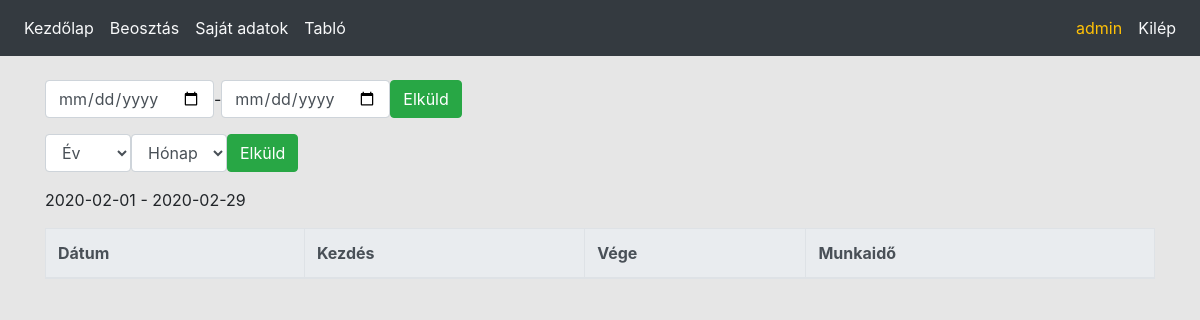
/own_time_table.php (signed in), run on an earlier commit of the app's database.
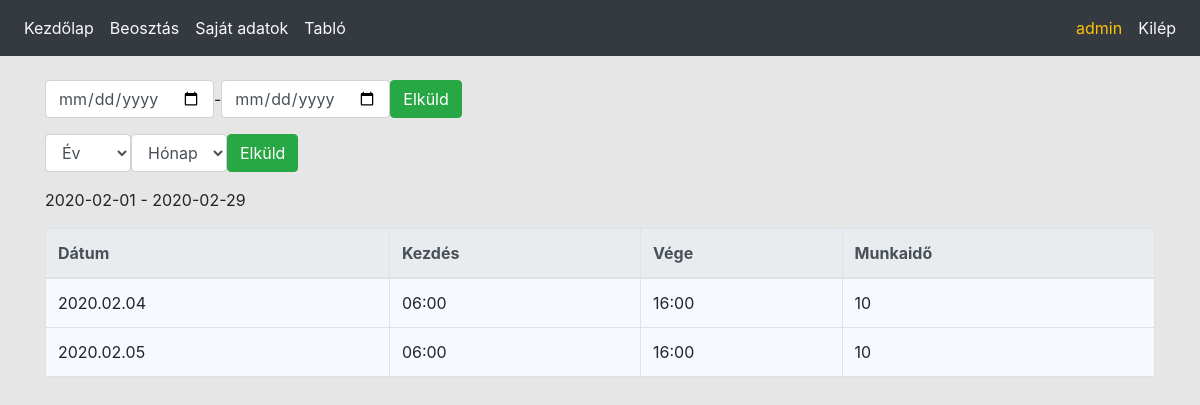
And on a later commit of the database.
### tables this page shows
CREATE TABLE IF NOT EXISTS `time_table` (
  `id` int(11) NOT NULL AUTO_INCREMENT,
  `user_id` int(11) NOT NULL,
  `start_date` datetime NOT NULL,
  `end_date` datetime DEFAULT NULL,
  `paid_leave` tinyint(1) DEFAULT 0,
  `sick_leave` tinyint(1) DEFAULT 0,
  `update_at` datetime NOT NULL DEFAULT current_timestamp(),
  PRIMARY KEY (`id`),
  KEY `user_id` (`user_id`)
);

### own_time_table.php (the view, shortened to what this page needs)
<?php
require_once('config/init.php');
$userid = $_SESSION['userid'];
if (!empty($_POST['year']) && (!empty($_POST['month']))){
     $year = $_POST['year'];
     $month = $_POST['month'];
     $start_date = $year.'-'.$month.'-01';
     $stop_date = getLastDay($start_date);
}else{
    if (!empty($_POST['start']) && (!empty($_POST['end']))){
        $start_date = $_POST['start'];
        $stop_date = $_POST['end'];
    }else{
        $date_now = date('Y-m-d');
        $start_date = getFirsDay($date_now);
        $stop_date = getLastDay($date_now);
    }
}
$years = array();
$months = array();
$sql = 'SELECT start_date FROM time_table WHERE user_id = '.$userid;
$res = $con -> query($sql);
while ($row = $res -> fetch_assoc()){
    $datum = strtotime($row['start_date']);
    if (!array_key_exists(date("Y", $datum), $years)){
        $years[date("Y", $datum)] = true;
    }
    if (!array_key_exists(date("m", $datum), $months)){
        $months[date("m", $datum)] = true;
    }
}
ksort($years);
ksort($months);
$selector = '<p><form class="form-inline" action="#" method="post">
    <select class="form-control" name="year">
    <option value="0">Év</option>';
    foreach ($years as $key => $value) {
        $selector .=  '<option value="'.$key.'">'.$key.'</option>';
    };
$selector .= '</select>
    <select class="form-control" name="month">
    <option value="0">Hónap</option>';
    foreach ($months as $key => $value) {
        $selector .=  '<option value="'.$key.'">'.$key.'</option>';
    };
$selector .='</select> <input class="btn btn-success" type="submit" value="Elküld"></form>';
$sql = 'SELECT * FROM time_table WHERE user_id = '.$userid.' AND start_date > "'.$start_date.'" AND start_date < "'.increaseDateDay($stop_date, 1).'" ORDER BY start_date ASC';
$res = $con -> query($sql);
$content = '<table class="table table-bordered table-hover">'
        . '<thead class="thead-light">'
        . '<tr>'
        . '<th>Dátum</th>'
        . '<th>Kezdés</th>'
        . '<th>Vége</th>'
        . '<th>Munkaidő</th>'
        . '</tr>'
        . '</thead>';
while ($row = $res -> fetch_assoc()){
    $workshift_start = strtotime($row['start_date']);
    $workshift_end = strtotime($row['end_date']);
    $working_time = $workshift_end - $workshift_start;
    $paid_leave = $row['paid_leave'];
    $sick_leave = $row['sick_leave'];
    if ($paid_leave){
        $content .='<tr>'
                . '<td>'.date("Y.m.d", $workshift_start).'</td>'
                . '<td>-</td>'
                . '<td>-</td>'
                . '<td>Fizetett szabadság</td>'
            . '</tr>';
    }else{
        if($sick_leave){
            $content .='<tr>'
                . '<td>'.date("Y.m.d", $workshift_start).'</td>'
                . '<td>-</td>'
                . '<td>-</td>'
                . '<td>Beteg szabadság</td>'
            . '</tr>';
        }else{
             $content .='<tr>'
                . '<td>'.date("Y.m.d", $workshift_start).'</td>'
                . '<td>'.date("H:i", $workshift_start).'</td>'
                . '<td title="'.date("Y.m.d", $workshift_end).'">'.date("H:i", $workshift_end).'</td>'
                . '<td>'.(($working_time/60)/60).'</td>'
            . '</tr>';
        }
    }
}
$content .='</table>';
printMenu();
echo '<div class="container">';
echo $selector;
echo '<p><p>'.$start_date .' - '. $stop_date;
echo $content;
echo '</div>';

### Config/functions.php (shortened to what this page needs)
<?php
function printHTML($html) {
    echo file_get_contents($html);
}
function isLogged() {
    if (!empty($_SESSION['userid'])) {
        return true;
    } else {
        return false;
    }
}
function isHaveRequiredPermission($requiredPermission) {
    $permission_ids = $_SESSION['permissionids'];
    $permissions = explode(',', $permission_ids);
    if (in_array($requiredPermission, $permissions)) {
        return true;
    }
    return false;
}
function printMenu() {
    $menu = file_get_contents('Html/menu.html');
    if (isLogged()) {
        $menuitems = '';
        if (isHaveRequiredPermission(2)) {
            $menuitems .= '<li class="nav-item"> <a class="nav-link text-light" href="own_time_table.php">Beosztás </a></li>';
        }
        if (isHaveRequiredPermission(1)) {
            $menuitems .= '<li class="nav-item"> <a class="nav-link text-light" href="userinfo.php">Saját adatok</a></li>';
        }
        if (isHaveRequiredPermission(9)) {
            $menuitems .= '<li class="nav-item"> <a class="nav-link text-light" href="tablo.php">Tabló</a></li>';
        }
        $menuitems .= '</ul></div>'
                . '<div class="navbar-collapse">'
                . '<ul class="navbar-nav ml-auto">'
                . '<span class="nav-link text-warning">' . $_SESSION['username'] . '</span>'
                . '<li class="nav-item"> <a class="nav-link text-light" href="logout.php"> Kilép</a> </li>'
                . '</ul>'
                . '</div>';
        $menu = str_replace('::ki_belepes', $menuitems, $menu);
    } else {
        $menu = str_replace('::ki_belepes', '<li class="nav-item">  <a class="nav-link text-light" href="login.php">Belép</a> </li>', $menu);
    }
    echo $menu;
}
function getFirsDay($date) {
    $modDate = (new DateTime($date))
            ->modify('first day of this month')
            ->format('Y-m-d');
    return $modDate;
}
function getLastDay($date) {
    $modDate = (new DateTime($date))
            ->modify('last day of this month')
            ->format('Y-m-d');
    return $modDate;
}
function increaseDateDay($date, $day) {
    return date('Y-m-d', strtotime($date . ' +' . $day . ' day'));
}

### Style/style.css (style rules this page uses)
body { background-color: rgb(230,230,230); }
.table { background-color: ghostwhite; }

What changed in the data, as far as the page shows it:
added time_table: start_date "2020.02.04", start_date "06:00", end_date "16:00", ($working_time/60)/60 "10"
added time_table: start_date "2020.02.05", start_date "06:00", end_date "16:00", ($working_time/60)/60 "10"
